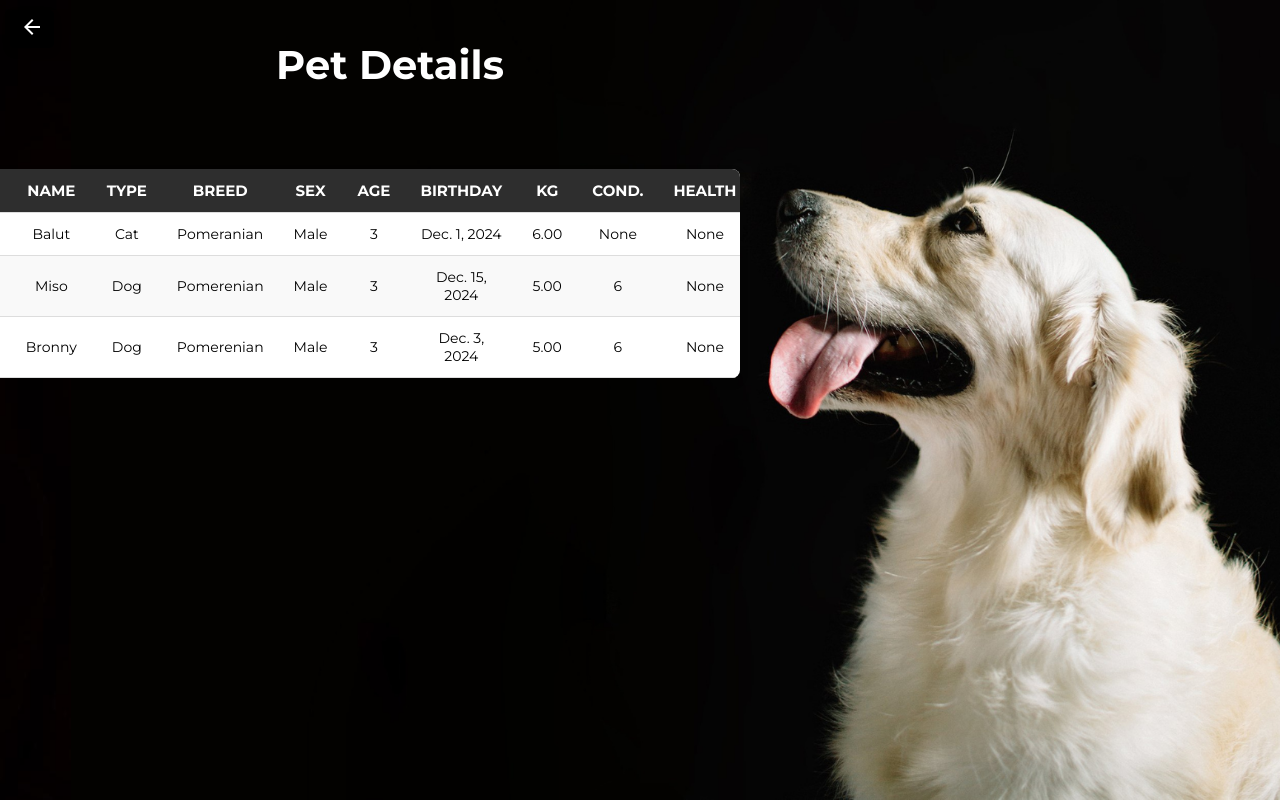
Before: /pets/ (signed in) with the older database file.
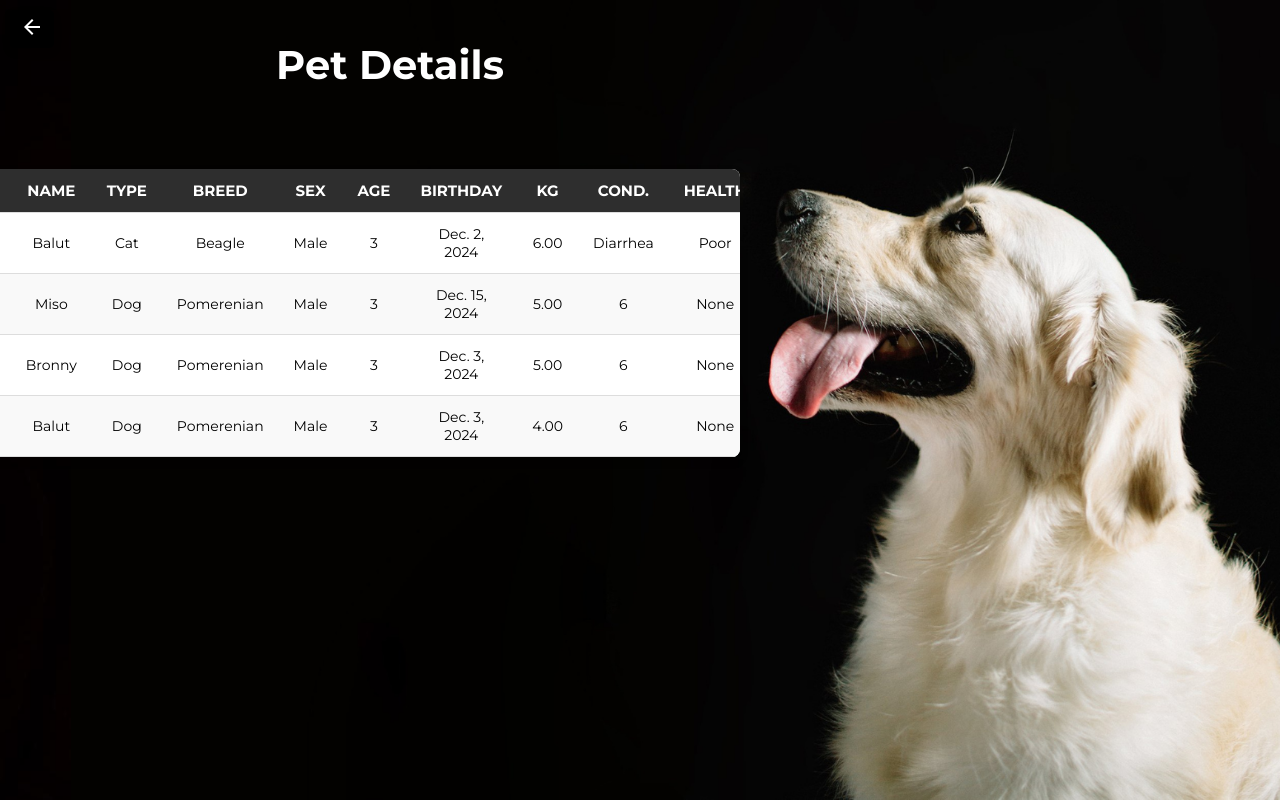
After: the same page with the newer database file.
### app/models.py (models this page shows, shortened)
class Pets(models.Model):
    user = models.ForeignKey(User, on_delete=models.CASCADE, related_name="pets")
    pet_name = models.CharField(max_length=30, null=True, blank=True)
    pet_type = models.CharField(max_length=30, null=True, blank=True)
    pet_breed = models.CharField(max_length=30, null=True, blank=True)
    pet_sex = models.CharField(max_length=30, null=True, blank=True)
    pet_age = models.IntegerField(blank=True, null=True)
    pet_birthday = models.DateField(null=True, blank=True)
    pet_condition = models.CharField(max_length=30, null=True, blank=True)
    pet_health = models.CharField(max_length=30, null=True, blank=True)
    pet_weight = models.DecimalField(max_digits=5, decimal_places=2, null=True, blank=True)

### app/views.py (the view)
# urls.py: path('pets/', views.pet_list, name='admin_pets'),
@login_required
def pet_list(request):
    pets = Pets.objects.all()
    return render(request, 'admin-update-pet.html', {'pets': pets})

### app/templates/admin-update-pet.html (shortened to what this page needs)
{% load static %}
<!DOCTYPE html>
<html lang="en">
<head>
    <link rel="stylesheet" href="{% static 'css/adminregpets.css' %}">
</head>
<body>
<div class="admin-pets-page">
    <a href="{% url 'admin-home' %}" class="home-btn">
        <button class="home-btn-button">
            <svg xmlns="http://www.w3.org/2000/svg" height="24px" viewBox="0 -960 960 960" width="24px" fill="#FFFFFF">
                <path d="m313-440 224 224-57 56-320-320 320-320 57 56-224 224h487v80H313Z"/>
            </svg>
        </button>
    </a>
    <div class="admin-pets-main-text">
        <p>Pet Details</p>
    </div>
    <div class="admin-pets-content">
        {% if pets %}
        <div class="admin-pets-table-container">
            <table class="admin-pets-table">
                <thead>
                    <tr>
                        <th>#</th>
                        <th>Name</th>
                        <th>Type</th>
                        <th>Breed</th>
                        <th>Sex</th>
                        <th>Age</th>
                        <th>Birthday</th>
                        <th>Kg</th>
                        <th>Cond.</th>
                        <th>Health</th>
                    </tr>
                </thead>
                <tbody>
                    {% for pet in pets %}
                    <tr class="clickable-row" data-id="{{ pet.id }}"
                        data-name="{{ pet.pet_name }}" data-type="{{ pet.pet_type }}"
                        data-breed="{{ pet.pet_breed }}" data-sex="{{ pet.pet_sex }}"
                        data-age="{{ pet.pet_age }}" data-birthday="{{ pet.pet_birthday }}"
                        data-weight="{{ pet.pet_weight }}" data-condition="{{ pet.pet_condition }}"
                        data-health="{{ pet.pet_health }}">
                        <td>{{ forloop.counter }}</td>
                        <td>{{ pet.pet_name }}</td>
                        <td>{{ pet.pet_type }}</td>
                        <td>{{ pet.pet_breed }}</td>
                        <td>{{ pet.pet_sex }}</td>
                        <td>{{ pet.pet_age }}</td>
                        <td>{{ pet.pet_birthday }}</td>
                        <td>{{ pet.pet_weight }}</td>
                        <td>{{ pet.pet_condition }}</td>
                        <td>{{ pet.pet_health }}</td>
                    </tr>
                    {% endfor %}
                </tbody>
            </table>
        </div>
        {% else %}
        <div class="admin-pets-no-appointments">
            <h2>No Pets Registered</h2>
            <p>There are currently no pets registered.</p>
        </div>
        {% endif %}
    </div>
</div>
</body>
</html>

### static/css/adminregpets.css (style rules this page uses)
html, body { margin: 0; height: 100%; }
.admin-pets-page { display: flex; flex-direction: column; background-color: #1a1a1a; min-height: 100vh; gap: 20px; align-items: center; background-image: url("../assets/welcome/whitedog.png"); background-size: cover; background-repeat: no-repeat; background-position: center; }
.admin-pets-main-text { color: white; font-size: 40px; text-align: justify; font-family: "Montserrat"; font-weight: bolder; margin-left: -500px; }
.admin-pets-table-container { width: 100%; max-width: 770px; margin: 20px auto; background-color: white; border-radius: 8px; overflow: hidden; box-shadow: 0 4px 8px rgba(0, 0, 0, 0.2); margin-right: 570px; }
.admin-pets-table { word-break: 100%; border-collapse: collapse; font-family: "Montserrat", sans-serif; }
.admin-pets-table th, .admin-pets-table td { padding: 12px 15px; text-align: center; border-bottom: 1px solid #ddd; }
.admin-pets-table th { background-color: #2E2E2E ; color: white; font-size: 15px; text-transform: uppercase; }
.admin-pets-table tr:nth-child(even) { background-color: #f9f9f9; }
.admin-pets-table td { font-size: 14px; }
.home-btn { position: absolute; top: 10px; left: 10px; text-decoration: none; }
.home-btn-button { background-color: black; color: white; padding: 5px 10px; font-size: 14px; font-family: "Montserrat"; border: none; border-radius: 5px; cursor: pointer; box-shadow: 0 4px 8px rgba(0, 0, 0, 0.1); }

Changed rows visible on the page:
changed Pets "Cat": pet_breed "Pomeranian" → "Beagle"; pet_birthday "Dec. 1, 2024" → "Dec. 2, 2024"; pet_condition "None" → "Diarrhea"; pet_health "None" → "Poor"
added Pets: pet_name "Balut", pet_type "Dog", pet_breed "Pomerenian", pet_sex "Male", pet_age "3", pet_birthday "Dec. 3, 2024", pet_weight "4.00", pet_condition "6", pet_health "None"
